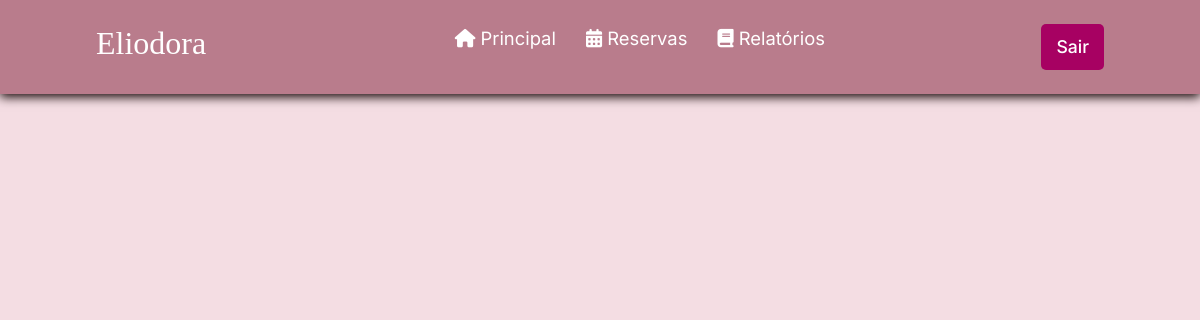
The page /controlarReserva.php on the database as committed earlier.
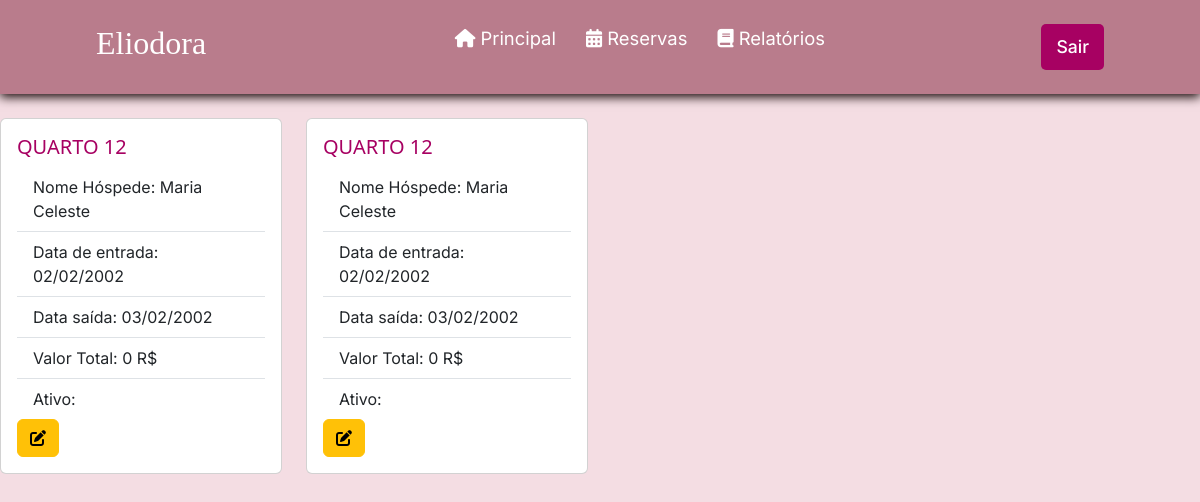
The same page on the database as committed later.
### tables this page shows
CREATE TABLE `reserva` (
  `id` int(11) NOT NULL,
  `status` varchar(3) NOT NULL,
  `dataEntrada` date NOT NULL,
  `dataSaida` date NOT NULL,
  `valorTotalReserva` double NOT NULL,
  `quantHospede` int(1) NOT NULL,
  `observacao` varchar(200) NOT NULL,
  `id_hospede` int(11) DEFAULT NULL,
  `id_quarto` int(11) DEFAULT NULL,
  `id_funcionario` int(11) DEFAULT NULL,
  `datacadastro` datetime NOT NULL DEFAULT current_timestamp()
);

CREATE TABLE `quarto` (
  `id` int(11) NOT NULL,
  `status` varchar(3) NOT NULL,
  `numero` int(11) NOT NULL,
  `tipo` varchar(8) NOT NULL,
  `capacidade` int(45) NOT NULL,
  `valorDiaria` double(11,2) NOT NULL
);

CREATE TABLE `hospede` (
  `id` int(11) NOT NULL,
  `nome` varchar(100) NOT NULL,
  `cpf` varchar(15) NOT NULL,
  `dataNascimento` date NOT NULL,
  `genero` varchar(1) NOT NULL,
  `estado` varchar(100) NOT NULL,
  `cidade` varchar(100) NOT NULL,
  `bairro` varchar(100) NOT NULL,
  `endereco` varchar(100) NOT NULL,
  `numeroEndereco` int(11) NOT NULL,
  `cep` varchar(15) NOT NULL,
  `email` varchar(45) NOT NULL,
  `telefone` varchar(20) NOT NULL,
  `contatoEmergencia` varchar(20) NOT NULL
);

### controlarReserva.php (the view, shortened to what this page needs)
<?php
require_once("conexao.php");
$sql = "select reserva.*, hospede.nome as hospede_nome, quarto.numero as quarto_numero
 from reserva
 left join hospede on hospede.id = reserva.id_hospede
 left join quarto on quarto.id = reserva.id_quarto";
$resultado = mysqli_query($conexao, $sql);
?>
<!DOCTYPE html>
<head>
    <link href="style.css" rel="stylesheet">
</head>
<?php require_once("cabecalho.php"); ?>
<body>
    <br>
    <div>
        <div class="row row-cols 1 row-cols-md-4 g-4">
            <?php while ($linha = mysqli_fetch_array($resultado)) { ?>
                <div class="col">
                    <div class="card">
                        <div class="card-body">
                            <h5 class="card-title" style="color: #a70162; font-family: 'Segoe UI'">QUARTO
                                <?= $linha['quarto_numero'] ?>
                            </h5>
                            <ul class="list-group list-group-flush">
                                <li class="list-group-item">Nome Hóspede:
                                    <?= $linha['hospede_nome'] ?>
                                </li>
                                <li class="list-group-item">Data de entrada:
                                    <?= date('d/m/Y', strtotime($linha['dataEntrada'])) ?>
                                </li>
                                <li class="list-group-item">Data saída:
                                    <?= date('d/m/Y', strtotime($linha['dataSaida'])) ?>
                                </li>
                                <li class="list-group-item">Valor Total:
                                    <?= $linha['valorTotalReserva']?> R$
                                </li>
                                <li class="list-group-item">Ativo:
                                </li>
                            </ul>
                            <a href="alterarReserva.php?id=<?= $linha['id'] ?>" class="btn btn-warning">
                                <i class="fa-solid fa-pen-to-square"></i>
                            </a>
                        </div>
                    </div>
                </div>
            <?php } ?>
        </div>
    </div>
</body>
</html>

Rows that differ between the two databases and show on the page:
added reserva: id_quarto.numero "12", id_hospede.nome "Maria Celeste", dataEntrada "02/02/2002", dataSaida "03/02/2002", valorTotalReserva "0"
added reserva: id_quarto.numero "12", id_hospede.nome "Maria Celeste", dataEntrada "02/02/2002", dataSaida "03/02/2002", valorTotalReserva "0"
